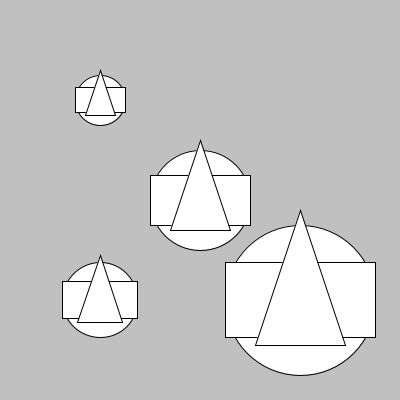
Frame 1 (no input)
Frame 60 (the mouse pressed at the canvas centre just before this capture): identical to frame 1, image omitted
Frame 120 (the mouse held since frame 60 and released just before this capture): identical to frame 1, image omitted

The Processing sketch that drew this single still picture (run headless with seeded random() and noise(); from frame 60 on, the mouse is pressed at the canvas centre):

// Processing sketch: Adding_More_Method_Parameters
// ── Adding_More_Method_Parameters.pde
void setup() {
  size(400, 400);
}

void draw() {
  background(192);
  roundel(width / 2, height / 2, 1.0);  // Normal size
  roundel(100, 100, 0.5);  // Half the size
  roundel(300, 300, 1.5);  // 1.5x the size
  roundel(100, 300, 0.75);  // Three-quarters the size
}

void roundel(float x, float y, float scale) {
  // Drawing a circle, scaling the diameter
  ellipse(x, y, 100 * scale, 100 * scale);
  
  // Drawing a rectangle, scaling the width and height
  rect(x - (50 * scale), y - (25 * scale), 100 * scale, 50 * scale);
  
  // Drawing a triangle, scaling the distances of the vertices
  triangle(x, y - (60 * scale), x - (30 * scale), y + (30 * scale), x + (30 * scale), y + (30 * scale));
}
